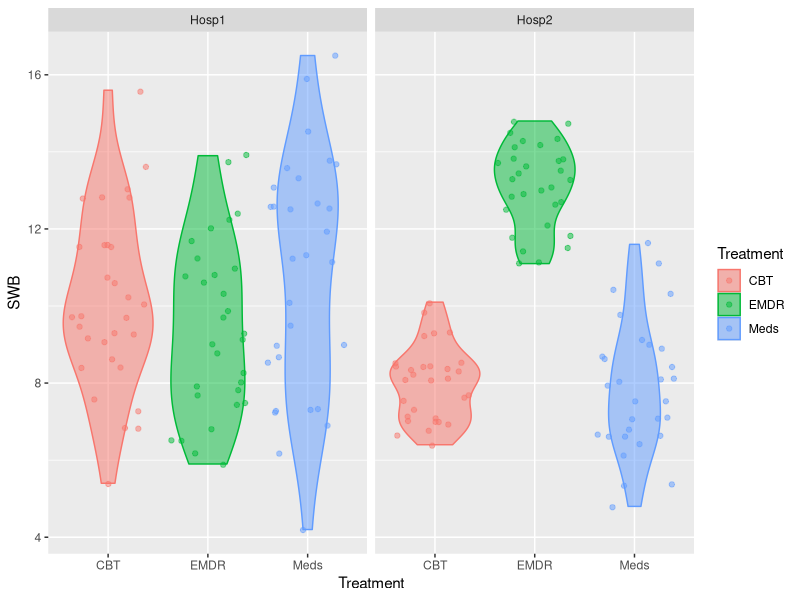
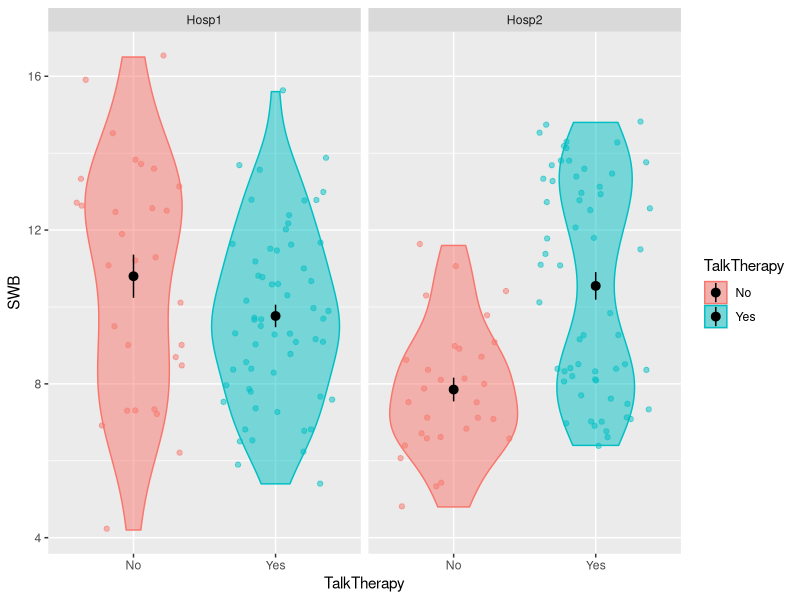
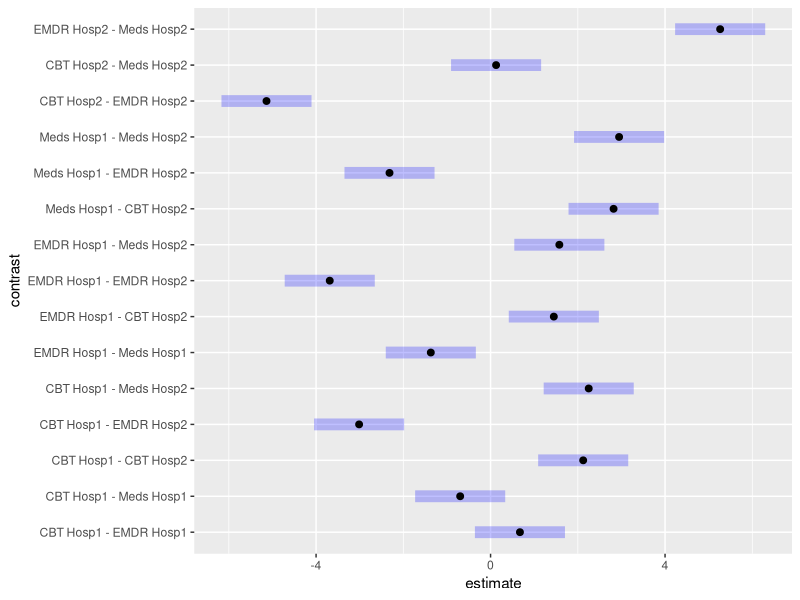
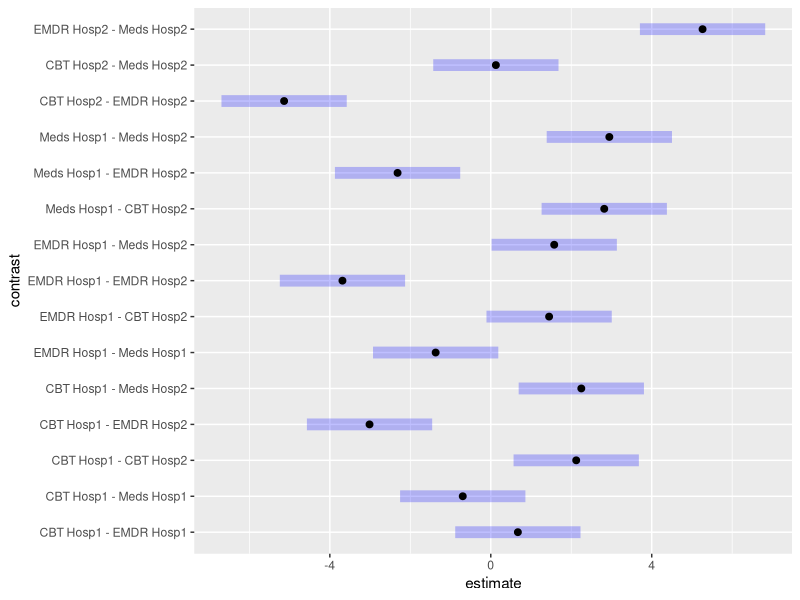
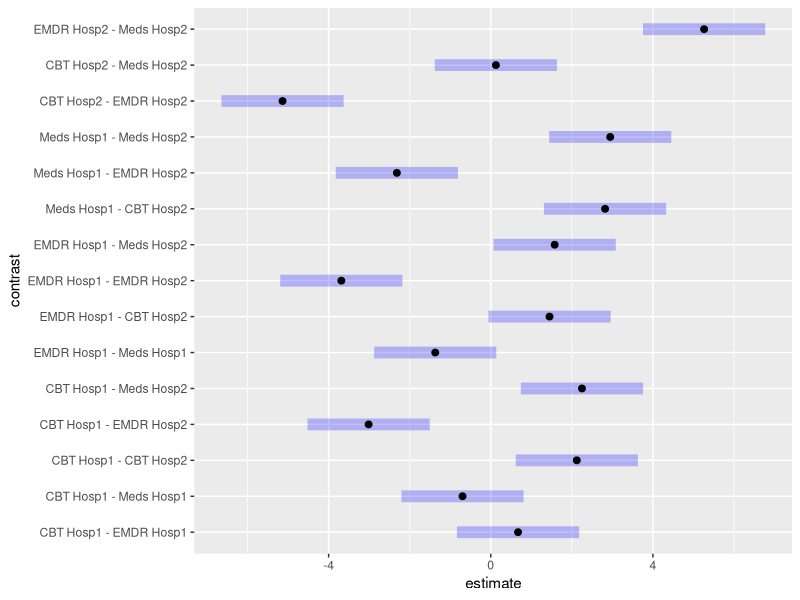

Write R code to recreate these figures, in order.
## ---- chunk 1
library(tidyverse)
library(emmeans)
# library(interactions)

hosp <- read_csv("../../data/hospital.csv") |>
  mutate(
    Treatment = case_when(
      Treatment == 'TreatA' ~ 'Meds',
      Treatment == 'TreatB' ~ 'EMDR',
      Treatment == 'TreatC' ~ 'CBT',
    ),
    Treatment = factor(Treatment),
    Hospital = factor(Hospital),
  )

# get group means
mean_Meds_1 <- mean(filter(hosp, Treatment == 'Meds', Hospital == 'Hosp1')$SWB)
mean_EMDR_1 <- mean(filter(hosp, Treatment == 'EMDR', Hospital == 'Hosp1')$SWB)
mean_CBT_1  <- mean(filter(hosp, Treatment == 'CBT',  Hospital == 'Hosp1')$SWB)
mean_Meds_2 <- mean(filter(hosp, Treatment == 'Meds', Hospital == 'Hosp2')$SWB)
mean_EMDR_2 <- mean(filter(hosp, Treatment == 'EMDR', Hospital == 'Hosp2')$SWB)
mean_CBT_2  <- mean(filter(hosp, Treatment == 'CBT',  Hospital == 'Hosp2')$SWB)
## ---- chunk 2
hosp |>
  ggplot(aes(x = Treatment, y = SWB, colour = Treatment, fill = Treatment)) +
  geom_violin(alpha = 0.5) +
  geom_jitter(alpha = 0.5) +
  facet_wrap(~ Hospital)
## ---- chunk 3
m1 <- lm(SWB ~ Treatment * Hospital, data = hosp)
## ---- chunk 4
hosp |>
  mutate(
    TalkTherapy = ifelse(
      Treatment == 'Meds',
      'No',
      'Yes'
    )
  ) |>
  ggplot(aes(x = TalkTherapy, y = SWB, colour = TalkTherapy, fill = TalkTherapy)) +
  geom_violin(alpha = 0.5) +
  geom_jitter(alpha = 0.5) +
  facet_wrap(~ Hospital) +
  stat_summary(geom = 'pointrange', colour = 'black') +
  NULL
## ---- chunk 5
m1_emm <- emmeans(m1, ~Treatment * Hospital)
m1_emm
## ---- chunk 6
TherapyType_contr <- c(
  'CBT'  = 1/2,
  'EMDR' = 1/2,
  'Meds' = -1
)

Hosp_contr <- c(
  'Hosp1' = 1,
  'Hosp2' = -1
)
## ---- chunk 7
ixn_contrast <- outer(TherapyType_contr, Hosp_contr)
ixn_contrast
## ---- chunk 8
ixn_contrast |> as.vector()
## ---- chunk 9
ixn_comp <- list(
  "Treat:Hosp" =
    c(
       -0.5,       # CBT  Hosp1 
       -0.5,       # EMDR Hosp1
          1,       # Meds Hosp1
        0.5,       # CBT  Hosp2
        0.5,       # EMDR Hosp2
         -1        # Meds Hosp2
    )
)
## ---- chunk 10
ixn_contrast_test <- contrast(m1_emm, ixn_comp)
ixn_contrast_test
## ---- chunk 11
ixn_contrast

1 * mean_Meds_1 +
  -1   * mean_Meds_2 +
  -0.5 * mean_EMDR_1 +
   0.5 * mean_EMDR_2 +
  -0.5 * mean_CBT_1 +
   0.5 * mean_CBT_2
## ---- chunk 12
pair_comp <- pairs(m1_emm, adjust = 'none')

#examine output
pair_comp

plot(pair_comp)
## ---- chunk 13
pair_comp <- pairs(m1_emm, adjust = 'bonferroni')

#examine output
pair_comp

plot(pair_comp)
## ---- chunk 14
pair_comp <- pairs(m1_emm, adjust = 'tukey')

#examine output
pair_comp

plot(pair_comp)
